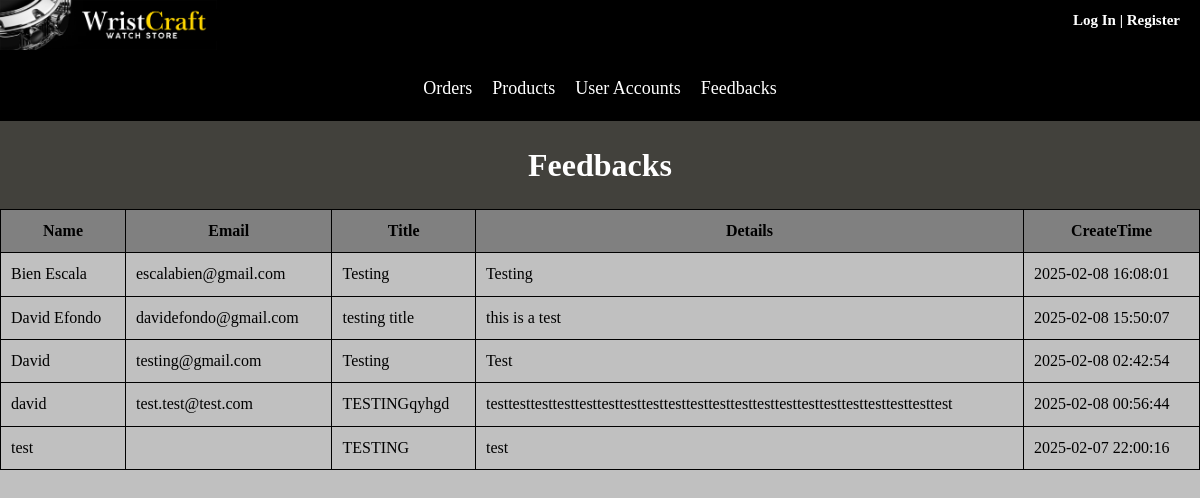
Page /WristCraft/feedbacksmanager.php on the committed database.
### tables this page shows
CREATE TABLE `feedbacks` (
  `Id` int(11) NOT NULL,
  `Name` varchar(255) NOT NULL,
  `Email` varchar(255) NOT NULL,
  `Title` varchar(255) NOT NULL,
  `Details` text NOT NULL,
  `CreateTime` datetime NOT NULL
);

### WristCraft/feedbacksmanager.php (the view, shortened to what this page needs)
<?php
require_once './data/dbconnect.php';
$sql = "SELECT * FROM `feedbacks` ORDER BY CreateTime DESC";
?>
<!DOCTYPE html>
<html lang="en">
<head>
    <link href="styles/site.css" rel="stylesheet" type="text/css">
    <link href="styles/products.css" rel="stylesheet" type="text/css">
</head>
<body>
<div class="divContainer">
    <?php include './Templates/adminheader.php'; ?>
    <div style="background-color: black; overflow: hidden; display: flex; flex-wrap: wrap; justify-content: center; align-items: center; padding: 10px 0;">
        <a href="ordersmanager.php" style="color: white; padding: 10px; text-align: center; text-decoration: none; font-size: 18px; transition: background-color 0.3s;">Orders</a>
        <a href="Crud.php" style="color: white; padding: 10px; text-align: center; text-decoration: none; font-size: 18px; transition: background-color 0.3s;">Products</a>
        <a href="usersmanager.php" style="color: white; padding: 10px; text-align: center; text-decoration: none; font-size: 18px; transition: background-color 0.3s;">User Accounts</a>
        <a href="feedbacksmanager.php" style="color: white; padding: 10px; text-align: center; text-decoration: none; font-size: 18px; transition: background-color 0.3s;">Feedbacks</a>
    </div>
    <h1 style="text-align: center; color: white;">Feedbacks</h1>
    <table>
    <tr>
    <th>Name</th>
    <th>Email</th>
    <th>Title</th>
    <th>Details</th>
    <th>CreateTime</th>
    </tr>
    <?php
    $result = mysqli_query($con, $sql);
    while ($row = $result->fetch_assoc()) {
        ?>
        <tr>
        <td><?= $row["Name"]; ?></td>
        <td><?= $row["Email"]; ?></td>
        <td><?= $row["Title"]; ?></td>
        <td><?= $row["Details"]; ?></td>
        <td><?= $row["CreateTime"]; ?></td>
        </tr>
        <?php
    }
?>
</table>
</body>
</html>

### WristCraft/styles/site.css (style rules this page uses)
body { font: 100%/1.4 Verdana; background-color: silver; margin: 0; padding: 0; color: #000; }
a:link { color: #42413C; text-decoration: none; }
.divContainer { background-color: #42413C; margin: 0 auto; display: flex; flex-direction: column; flex: 1; }

### WristCraft/feedbacksmanager.php (style rules this page uses)
body { background-color: #42413C; }
table { border-collapse: collapse; background-color: silver; }
th, td { padding: 10px; text-align: left; border: 1px solid black; }
th { text-align: center; background-color: gray; }

### rows in the picture
feedbacks: Name "Bien Escala", Email "escalabien@gmail.com", Title "Testing", Details "Testing", CreateTime "2025-02-08 16:08:01"
feedbacks: Name "David Efondo", Email "davidefondo@gmail.com", Title "testing title", Details "this is a test", CreateTime "2025-02-08 15:50:07"
feedbacks: Name "David", Email "testing@gmail.com", Title "Testing", Details "Test", CreateTime "2025-02-08 02:42:54"
feedbacks: Name "david", Email "test.test@test.com", Title "TESTINGqyhgd", Details "testtesttesttesttesttesttesttesttesttesttesttesttesttesttesttesttesttesttesttesttest", CreateTime "2025-02-08 00:56:44"
feedbacks: Name "test", Title "TESTING", Details "test", CreateTime "2025-02-07 22:00:16"
